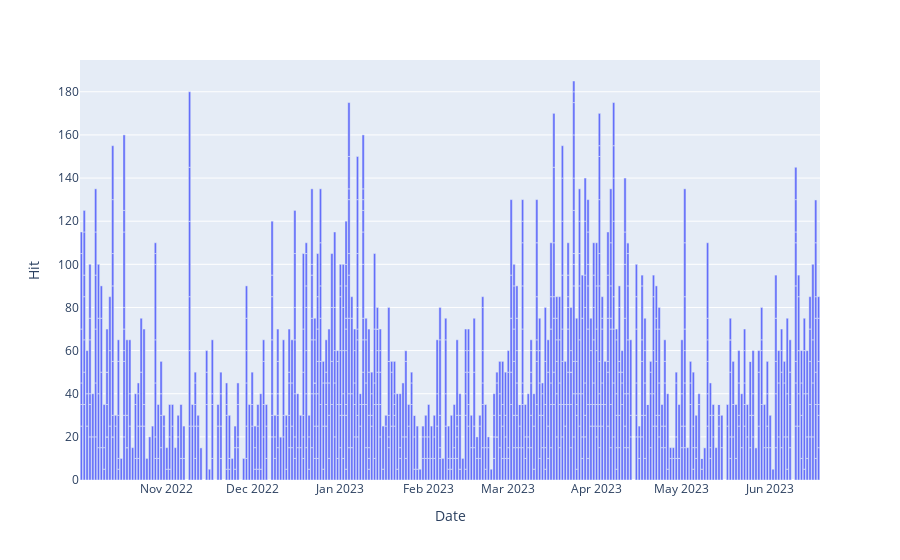

Here is the notebook cell this chart was saved with:
### Markdown cell above
## 1. Result

### Code cell
fig = px.bar(b_trtr, x='Date', y='Hit')
fig.show()

### Figure 1 — Plotly figure (JSON) as saved in the notebook; plotly's stock layout.template omitted (floating-point values rounded to 4 significant figures; data arrays with more than 128 entries replaced by an {"elided": "..."} marker saying what was removed)
{"data": [{"alignmentgroup": "True", "hovertemplate": "Date=%{x}<br>Hit=%{y}<extra></extra>", "legendgroup": "", "marker": {"color": "#636efa", "pattern": {"shape": ""}}, "name": "", "offsetgroup": "", "orientation": "v", "showlegend": false, "textposition": "auto", "type": "bar", "x": {"elided": "1065 str values"}, "xaxis": "x", "y": {"elided": "1065 int values"}, "yaxis": "y"}], "layout": {"barmode": "relative", "legend": {"tracegroupgap": 0}, "margin": {"t": 60}, "xaxis": {"anchor": "y", "domain": [0, 1], "title": {"text": "Date"}}, "yaxis": {"anchor": "x", "domain": [0, 1], "title": {"text": "Hit"}}}}
